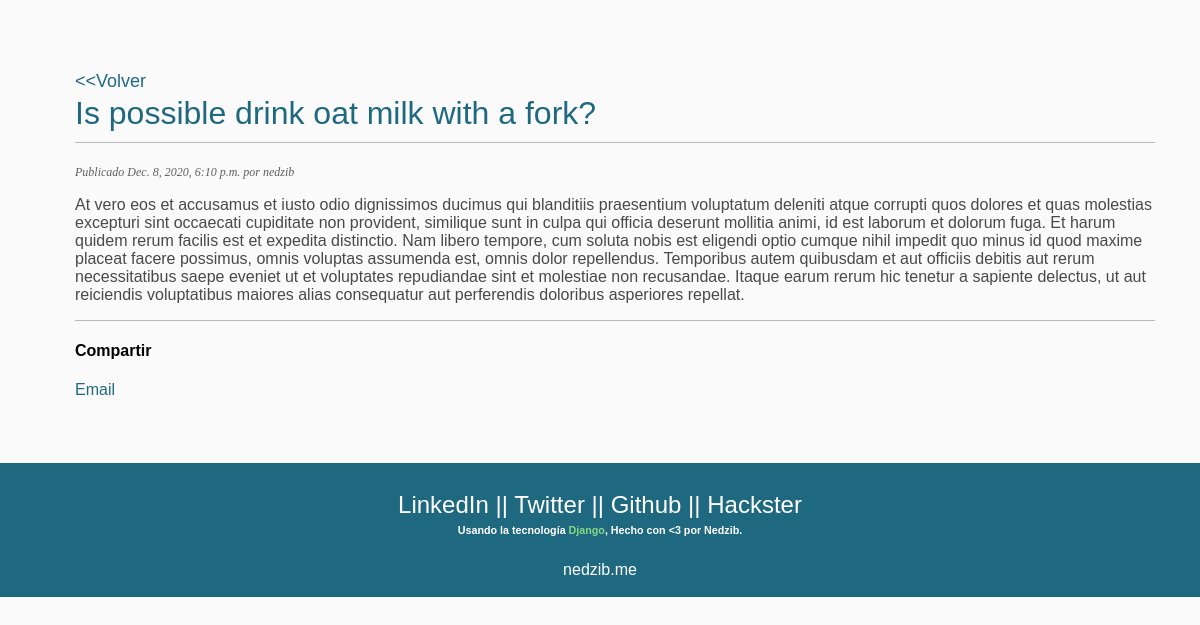
The app's page /blog/2020/12/8/possible-drink-oat-milk-fork/ with its own data.
### blog/models.py (models this page shows, shortened)
class Post(models.Model):
    objects = models.Manager()  # The default manager.
    published = PublishedManager()  # Our custom manager.
    STATUS_CHOICES = (('draft', 'Draft'), ('published', 'Published'))
    title = models.CharField(max_length=250)
    slug = models.SlugField(max_length=250, unique_for_date='publish')
    author = models.ForeignKey(
        User, on_delete=models.CASCADE, related_name='blog_post')
    body = RichTextUploadingField(blank=True)
    publish = models.DateTimeField(default=timezone.now)
    created = models.DateTimeField(auto_now_add=True)
    updated = models.DateTimeField(auto_now=True)
    status = models.CharField(
        max_length=10, choices=STATUS_CHOICES, default='draft')
    class Meta:
        ordering = ('-publish',)

### blog/views.py (the view)
# urls.py: path('<int:year>/<int:month>/<int:day>/<slug:post>/', views.post_detail, name='post_detail'),
def post_detail(request, year, month, day, post):
    post = get_object_or_404(Post,  slug=post,
                             status='published',
                             publish__year=year,
                             publish__month=month,
                             publish__day=day)
    return render(request,
                  'blog/post/detail.html',
                  {'post': post})

### blog/templates/blog/post/detail.html (shortened to what this page needs)
{% extends "blog/base.html" %}
{% block content %}
<h1> <br>
    <a href="{{request.META.HTTP_REFERER}}" style="font-size: large;">&#60&#60Volver</a><br>
    {{ post.title }} <br> </h1>
<p class="date">
    Publicado {{ post.publish }} por {{ post.author }}
</p>
 <p style="color: rgb(73, 73, 73);">
 {{ post.body|safe }}
</p>
<p style="border-top:1px solid #bbb;">
    {% load social_share %}
    <h4>Compartir</h4>
    <a href="{% url "blog:post_share" post.id %}"> Email </a>
</p>
{% endblock %}

### blog/static/css/blog.css (style rules this page uses)
html { width: 100%; position: relative; }
body { width: 100%; margin:0; padding:0; margin-bottom: 40px; font-family:helvetica, sans-serif; }
#page-wraper { background-color: #FAFAFA; background-size: cover; width: 100%; }
a { color:#1f6980; text-decoration:none; }
h1 { color: #1f6980; font-weight:normal; border-bottom:1px solid #bbb; padding:0 0 10px 0; }
p.date { color:rgb(95, 95, 95); font-family: georgia, serif; font-size: 12px; font-style: italic; }

### records on screen
Post: title "Is possible drink oat milk with a fork?", publish "Dec. 8, 2020, 6:10 p.m.", author "nedzib", body "At vero eos et accusamus et iusto odio dignissimos ducimus qui blanditiis praesentium voluptatum deleniti atque corrupti quos dolores et quas molestias excepturi sint occaecati cupiditate non provident, similique sunt in culpa qui officia deserunt mollitia animi, id est laborum et dolorum fuga. Et harum quidem rerum facilis est et expedita distinctio. Nam libero tempore, cum soluta nobis est eligendi optio cumque nihil impedit quo minus id quod maxime placeat facere possimus, omnis voluptas assumenda est, omnis dolor repellendus. Temporibus autem quibusdam et aut officiis debitis aut rerum necessitatibus saepe eveniet ut et voluptates repudiandae sint et molestiae non recusandae. Itaque…"
